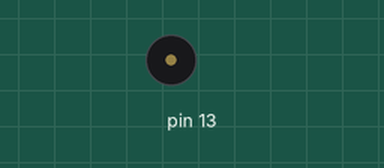
This sketch was run on a simulated Arduino Uno, built with avr-gcc and run on an emulated ATmega328P. Parts: buzzer (waves = sounding).

Above: at 0.4 s.
At 18.6 s:
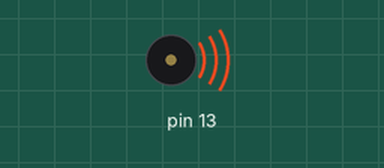
Timing chart, 0 to 25.7 s (numbered marks = the images above):
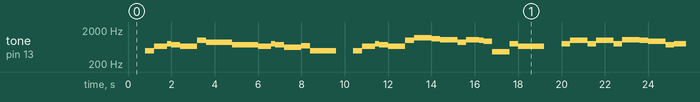

Measured:
- by itself, tone on pin 13: plays 493 Hz for 0.40 s, 659 Hz for 0.60 s, 783 Hz for 0.20 s, 739 Hz for 0.40 s, 659 Hz for 0.80 s, 987 Hz for 0.40 s … (196 notes in this stretch)

The sketch:

harry_potter.ino
```cpp
// tempo du morceau
int tempo = 150;

// fréquence des notes de musique
int la_ref = 880;
int note_do    = la_ref/(powf(2, 9./12));
int note_re_b  = la_ref/(powf(2, 8./12));
int note_re    = la_ref/(powf(2, 7./12));
int note_mi_b  = la_ref/(powf(2, 6./12));
int note_mi    = la_ref/(powf(2, 5./12));
int note_fa    = la_ref/(powf(2, 4./12));
int note_sol_b = la_ref/(powf(2, 3./12));
int note_sol   = la_ref/(powf(2, 2./12));
int note_la_b  = la_ref/(powf(2, 1./12));
int note_la    = la_ref;
int note_si_b  = la_ref*(powf(2, 1./12));
int note_si    = la_ref*(powf(2, 2./12));

int noire_duration = 1000.*60/tempo;

void make_note(int note, int duration) {
  tone(13, note, int(duration/1.));
  delay(duration);
}

void pause() {   delay(noire_duration * 2.); }
void silence() { delay(noire_duration); }
void blanche_point(int note) {  make_note(note, noire_duration * 3.); }
void blanche(int note) {        make_note(note, noire_duration * 2.); }
void noire_point(int note) {    make_note(note, noire_duration * 3./2.); }
void noire(int note) {          make_note(note, noire_duration * 1.); }
void croche_point(int note) {   make_note(note, noire_duration * 3./4.); }
void croche(int note) {         make_note(note, noire_duration * 1./2.); }
void double_croche(int note) {  make_note(note, noire_duration * 1./4); }

void setup() {
  pinMode(13, OUTPUT);
}

// Harry Potter
void loop() {
  pause();
  noire(note_si/2.);
  noire_point(note_mi);
  croche(note_sol);
  noire(note_sol_b);
  blanche(note_mi);
  noire(note_si);
  blanche_point(note_la);
  blanche_point(note_sol_b);
  noire_point(note_mi);
  croche(note_sol);
  noire(note_sol_b);
  blanche(note_mi_b);
  noire(note_fa);
  blanche_point(note_si/2.);

  pause();
  noire(note_si/2.);
  noire_point(note_mi);
  croche(note_sol);
  noire(note_sol_b);
  blanche(note_mi);
  noire(note_si);
  blanche(note_re*2.);
  noire(note_re_b*2.);
  blanche(note_do*2.);
  noire(note_la);
  noire_point(note_do*2.);
  croche(note_si);
  noire(note_si_b);
  blanche(note_si_b/2.);
  noire(note_sol);
  blanche_point(note_mi);

  pause();
  noire(note_sol);
  blanche(note_si);
  noire(note_sol);
  blanche(note_si);
  noire(note_sol);
  blanche(note_do*2.);
  noire(note_si);
  blanche(note_si_b);
  noire(note_sol_b);
  noire_point(note_sol);
  croche(note_si);
  noire(note_si_b);
  blanche(note_si_b/2.);
  noire(note_si/2.);
  blanche(note_si);
  silence();

  pause();
  noire(note_sol);
  blanche(note_si);
  noire(note_sol);
  blanche(note_si);
  noire(note_sol);
  blanche(note_re*2.);
  noire(note_re_b*2.);
  blanche(note_do*2.);
  noire(note_la_b);
  noire_point(note_do*2.);
  croche(note_si);
  noire(note_si_b);
  blanche(note_si_b/2.);
  noire(note_sol);
  blanche(note_mi);
  silence();
  pause();
  silence();
}
```
